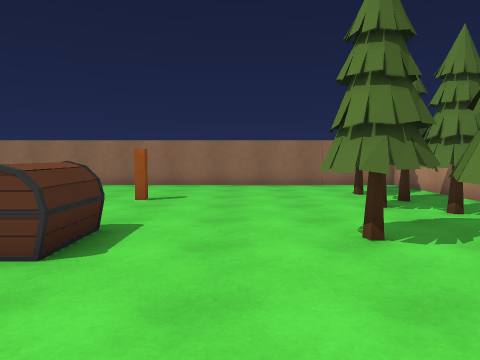
View 1 (above)

16 first-person views from a walk through a scene from a Unity 3-D project. The camera is 1.3 m above the floor, tilts 4° down and sees 70° across. The floor is counted in squares, 1 m on a side. Each view is taken from the middle of a square. On the plan, view 1 faces up. The plan holds only what a view shows up to about 15 squares ahead; the rest is blank. The place goes on beyond the plan. The player is left out.

View 2
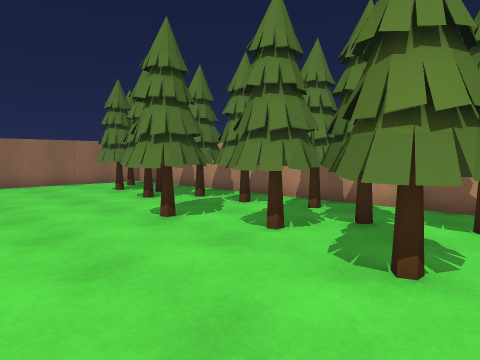

View 3
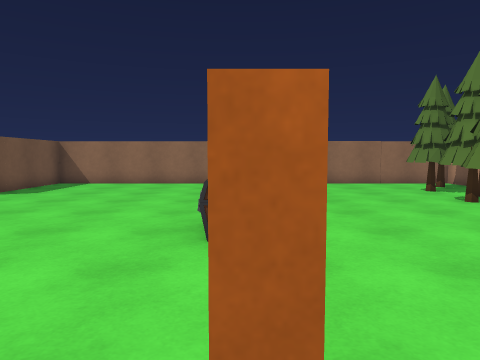

View 4
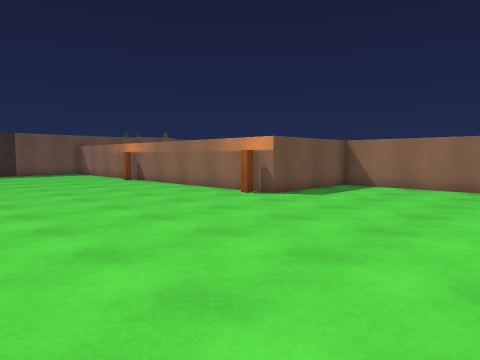

View 5
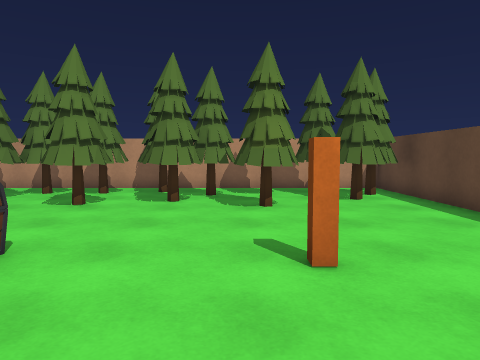

View 6
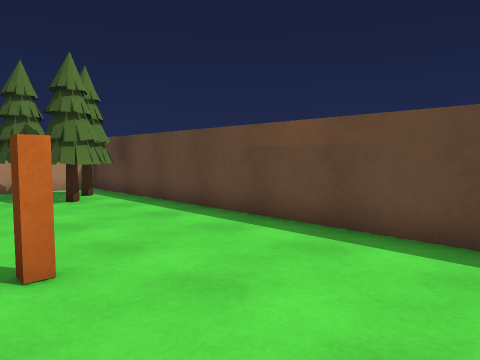

View 7
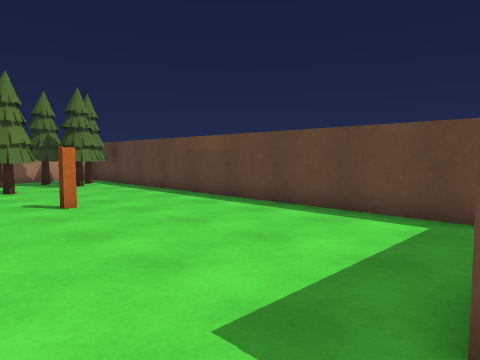

View 8
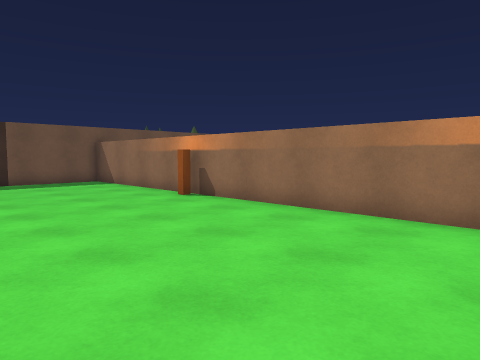

View 9
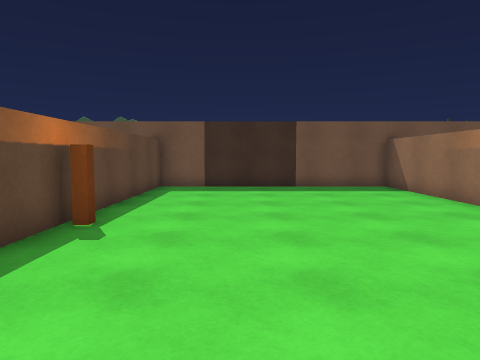

View 10
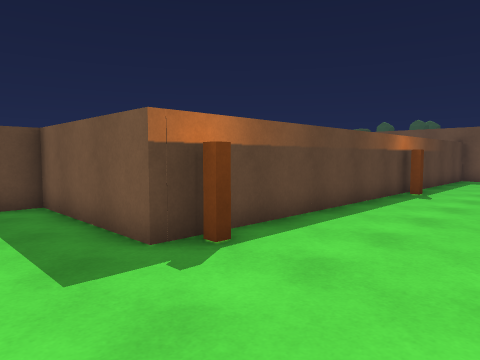

View 11
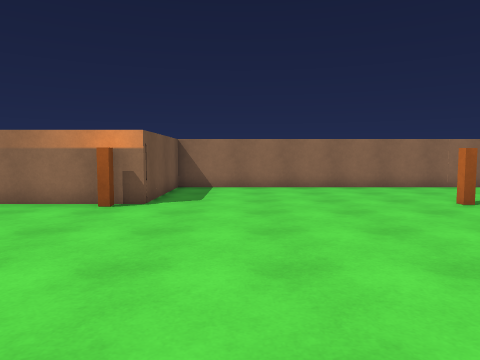

View 12
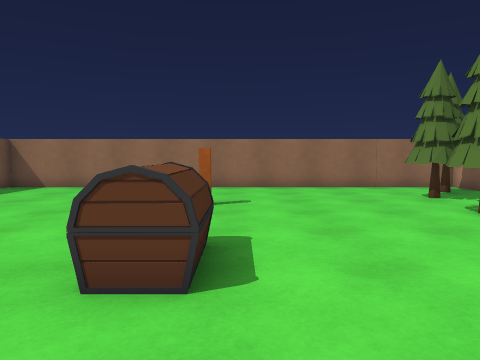

View 13
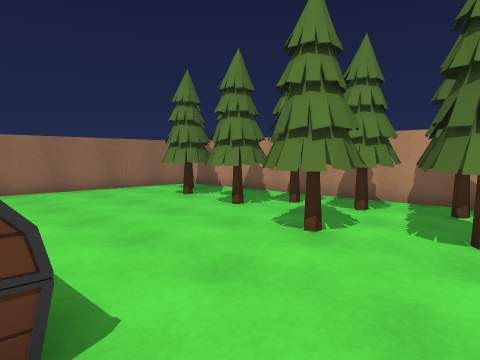

View 14
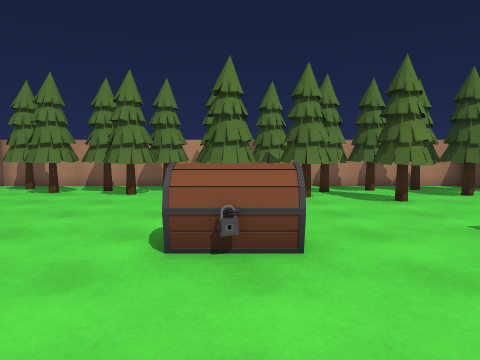

View 15
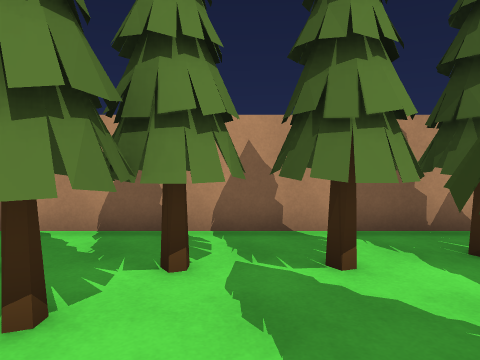

View 16
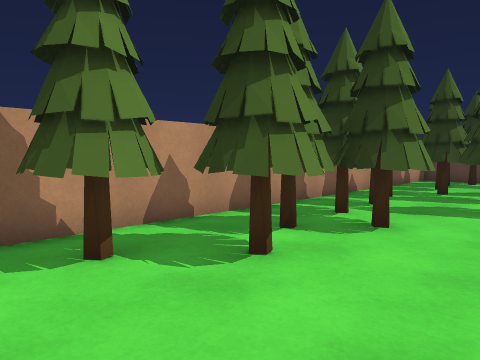

### Floor plan
Points are (right, up) in squares from view 1. A wall is a line through its corners. A room is listed if a view was taken in it or the views show most of it. See-through windows are left out.
Room 1 (views 1, 2, 3, 4, 5, 6, 7, 8, 9, 10, 11, 12, 13, 14, 15, 16)
walls: (-11.6, 0.6) (-11.6, -4.6) (6.9, -4.6) (6.9, 15.3) (-11.6, 15.3) (-11.6, 10.2) (-29.6, 10.2) (-29.6, 0.6) (-11.6, 0.6); (-3.1, -0.2) (-3.1, 0.2); (-21.8, 1.2) (-21.2, 1.2)
objects: chest (-3, 4) to (-3, 6); tree (1, 0) to (2, 1); tree (2, 2) to (4, 4); tree (2, 5) to (3, 6); tree (3, -3) to (4, -2); tree (3, 8) to (4, 9); tree (3, 11) to (5, 12); tree (4, -4) to (5, -3); tree (4, 0) to (6, 1); tree (4, 1) to (5, 2); tree (4, 5) to (6, 6); tree (4, 10) to (6, 10); tree (5, -2) to (6, -1); tree (5, 3) to (6, 5); tree (5, 7) to (6, 9); tree (5, 12) to (6, 14)

Where each view was taken, in squares from view 1:
view 1: 0 up, 0 right, facing up
view 2: 1 down, 2 left, facing up-right
view 3: 1 down, 3 left, facing up
view 4: 1 up, 4 left, facing up-left
view 5: 1 up, 7 left, facing right
view 6: 1 up, 7 left, facing down-right
view 7: 3 up, 12 left, facing down-right
view 8: 3 up, 12 left, facing up-left
view 9: 4 up, 15 left, facing left
view 10: 5 up, 9 left, facing down-left
view 11: 1 up, 9 left, facing up
view 12: 1 up, 2 left, facing up
view 13: 2 up, 3 left, facing up-right
view 14: 5 up, 8 left, facing right
view 15: 7 up, 1 right, facing right
view 16: 15 up, 1 right, facing down-right
